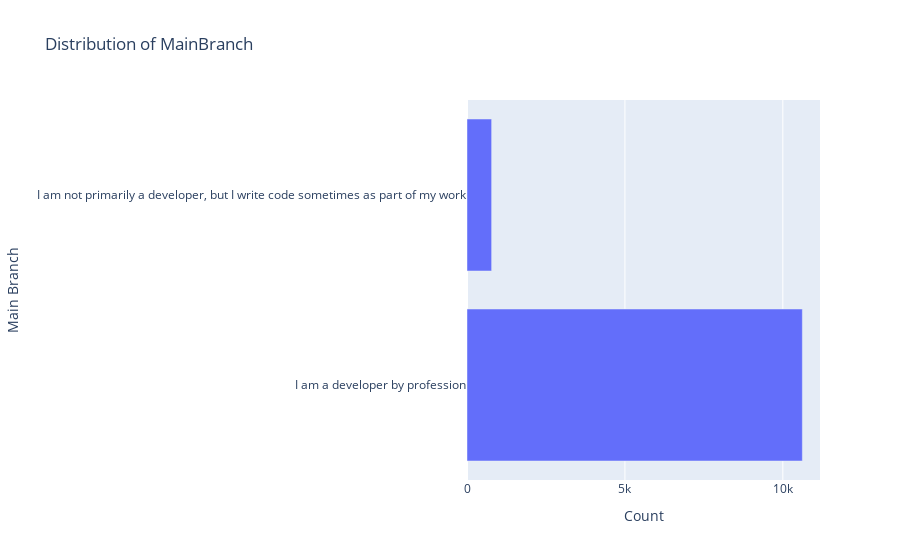

This figure's notebook cell:
### Markdown cell above
Create a horizontal bar chart using column `MainBranch.`

### Code cell
sql_query = "SELECT MainBranch, COUNT(*) as Count FROM master GROUP BY MainBranch"
df = pd.read_sql_query(sql_query, conn)

# Create a horizontal bar chart with Plotly Express
fig = px.bar(df, y='MainBranch', x='Count', orientation='h',
             title='Distribution of MainBranch',
             labels={'MainBranch': 'Main Branch', 'Count': 'Count'})

# Show the plot
fig.show()

### Figure 1 — Plotly figure (JSON) as saved in the notebook; plotly's stock layout.template omitted (floating-point values rounded to 4 significant figures)
{"data": [{"alignmentgroup": "True", "hovertemplate": "Count=%{x}<br>Main Branch=%{y}<extra></extra>", "legendgroup": "", "marker": {"color": "#636efa", "pattern": {"shape": ""}}, "name": "", "offsetgroup": "", "orientation": "h", "showlegend": false, "textposition": "auto", "type": "bar", "x": [10618, 780], "xaxis": "x", "y": ["I am a developer by profession", "I am not primarily a developer, but I write code sometimes as part of my work"], "yaxis": "y"}], "layout": {"autosize": true, "barmode": "relative", "legend": {"tracegroupgap": 0}, "title": {"text": "Distribution of MainBranch"}, "xaxis": {"anchor": "y", "autorange": true, "domain": [0, 1], "range": [0, 11180.0], "title": {"text": "Count"}, "type": "linear"}, "yaxis": {"anchor": "x", "autorange": true, "domain": [0, 1], "range": [-0.5, 1.5], "title": {"text": "Main Branch"}, "type": "category"}}}
